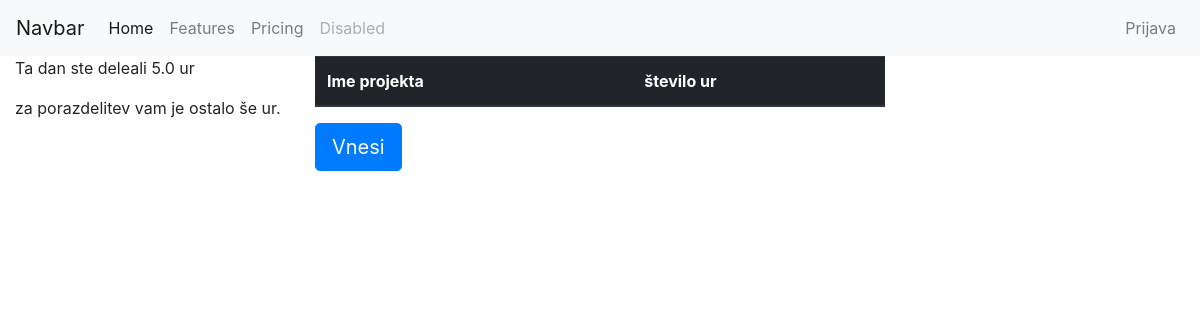
Page /user_admin/1/divide/12/ on the earlier database version.
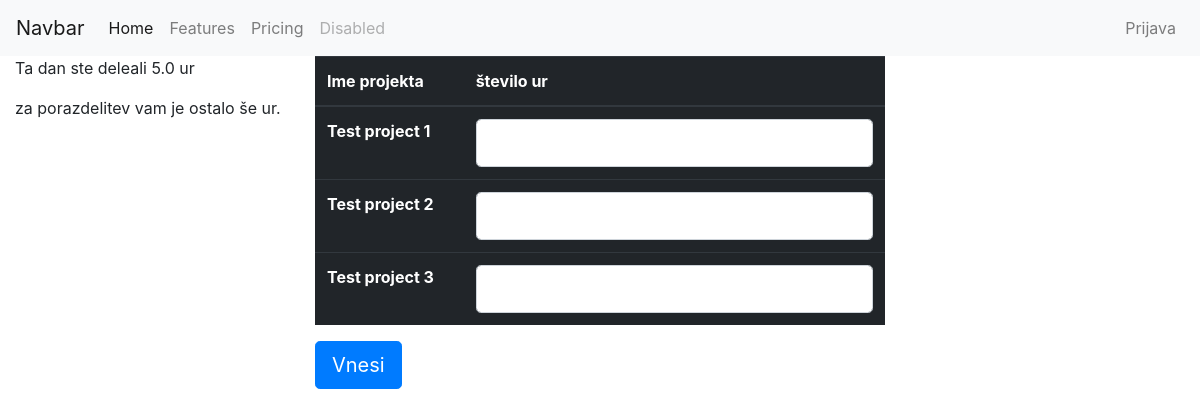
Same page on the later database version.
### user_admin/models.py (models this page shows, shortened)
class Projects(models.Model):
    TYPE_CHOICES = (
        ('S', 'Slovenski'),
        ('M', 'Mednarodni'),
    )
    title = models.CharField(max_length=255)
    project_type = models.CharField(max_length=1, choices=TYPE_CHOICES)
    project_budget = models.DecimalField(max_digits=10, decimal_places=2)
    project_ends = models.DateField()

### user_admin/views.py (the view)
# urls.py: path('<int:user_id>/divide/<int:work_day_id>/', views.divide_work_day, name="divide_work_day"),
def divide_work_day(request, user_id, work_day_id):
    work_day = get_object_or_404(WorkDay, pk=work_day_id)
    hours_worked = ((work_day.end_time.hour*60 + work_day.end_time.minute) - (work_day.start_time.hour*60 + work_day.start_time.minute))/60
    available_projects = Projects.objects.all()
    calc = 0
    for item in available_projects:
        calc+=1
    WDFormset = formset_factory(WorkOnProjectForm, extra=calc)
    if request.method == 'POST':
        temp = 1
        formset = WDFormset(request.POST)
        if formset.is_valid():
            for form in formset:
                inst = form.save(commit=False)
                inst.project_id = temp
                temp+=1
                inst.work_day_id = work_day_id
                if form.is_valid():
                    form.save()
                else:
                    print("ooooooooooo")
            return redirect('work_month_single', request.user.id, work_day.day.year, work_day.day.month)
        else:
            print("zzzzzZZZZzzzz")
    else:
        formset = WDFormset()
    return render(request, 'user_admin/divide_work_day.html', {'hours_worked': hours_worked, 'available_projects': available_projects, 'formset': formset})

### user_admin/templates/user_admin/divide_work_day.html (shortened to what this page needs)
{% extends 'base.html' %}
{% block content %}
    <div class="row">
        <div class="col-3">
            <p>Ta dan ste deleali <span class="hours-worked">{{ hours_worked }}</span> ur</p>
            <p>za porazdelitev vam je ostalo še  ur.</p>
        </div>
        <div class="col-6">
            <form class="divide-form" method="post" action="">
                <table class="table table-dark">
                    <thead>
                        <tr>
                            <th scope="col">Ime projekta</th>
                            <th scope="col">število ur</th>
                        </tr>
                    </thead>
                    <tbody>
                        {% for form in formset %}
                            {% with forloop.counter as x %}
                                <tr>
                                    {% for project in available_projects %}
                                        {% if project.id == x %}<th scope="row">{{ project.title }}</th>{% endif %}
                                    {% endfor %}
                                    {% for field in form %}
                                        {% if field.name == 'hours_worked' %}<td>{{ field }}</td>{% endif %}
                                    {% endfor %}
                                </tr>
                            {% endwith %}
                        {% endfor %}
                    </tbody>
                </table>
                <button type="submit" class="btn btn-primary btn-lg">Vnesi</button>
                <div class="row">
                    <div class="col-4">
                    </div>
                    <div class="alertz col-4">
                    </div>
                </div>
            </form>
        </div>
    </div>
{% endblock %}

Differences in the rows shown:
added Projects: title "Test project 1"
added Projects: title "Test project 2"
added Projects: title "Test project 3"
